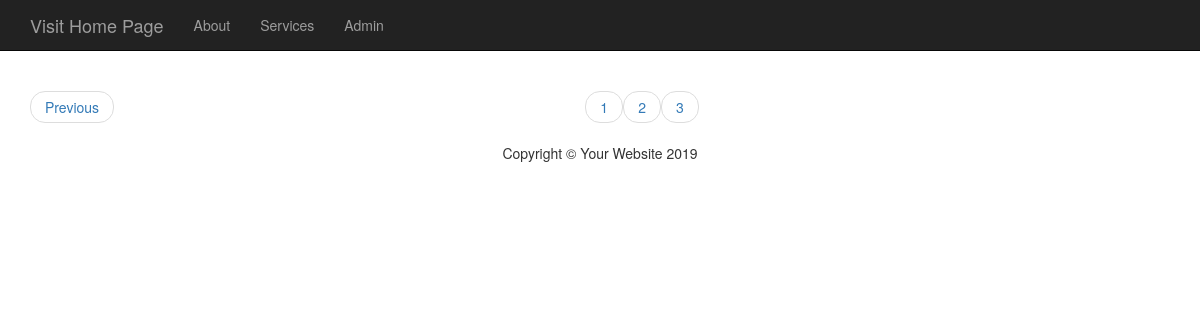
The app's page /index.php?page=4, older data.
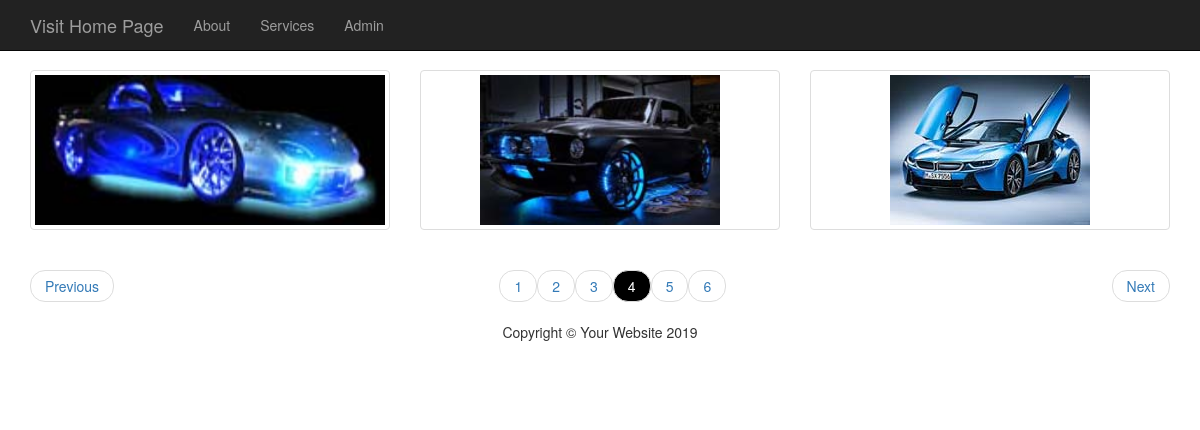
The same page, newer data.
### tables this page shows
CREATE TABLE IF NOT EXISTS `photos` (
  `id` int(255) NOT NULL AUTO_INCREMENT,
  `title` varchar(255) NOT NULL,
  `description` text NOT NULL,
  `filename` varchar(255) NOT NULL,
  `caption` varchar(255) NOT NULL,
  `alternate_text` varchar(255) NOT NULL,
  `type` varchar(255) NOT NULL,
  `size` int(255) NOT NULL,
  PRIMARY KEY (`id`)
);

### admin/includes/database.php (called while the page is built, shortened)
<?php
class Database{
	public $connection;
	public function open_db_connection(){
		$this->connection = new mysqli(DB_HOST,DB_USER,DB_PASS,DB_NAME);
	}
	public function query($sql){
		$result = $this->connection->query($sql);
		return $result;
	}
}
$database = new Database();
?>

### admin/includes/db_object.php (called while the page is built, shortened)
<?php
class Db_object{
	public static function find_by_query($sql){
	    global $database;
		$result_set = $database->query($sql);
	    $object_array = array();
	    while($fh_row = mysqli_fetch_assoc($result_set)){
	        $object_array[]= static::instantiation($fh_row);
	    }
	    return $object_array;
	}
	public static function instantiation($the_record){
	   $thisObject = new $calling_class;
	    foreach($the_record as $the_attribute=>$value){
	        if($thisObject->has_the_attr($the_attribute)){
	                $thisObject->$the_attribute = $value;
	        }
	    }
	    return $thisObject;
	}
	private function has_the_attr($the_attribute){
	    $object_vars = get_object_vars($this);
	    return array_key_exists($the_attribute, $object_vars);
	}
     public static function count_all(){
         global $database;
         $sql="SELECT COUNT(*) FROM ".static::$db_table;
         $result_set = $database->query($sql);
         $row = mysqli_fetch_array($result_set);
         return array_shift($row);
     }
}
?>

### admin/includes/paginate.php (called while the page is built)
<?php
class Paginate{
	public $current_page;
	public $items_per_page;
	public $items_total_count;
	public function __construct($page = 1,$items_per_page = 4,$items_total_count = 0){
		$this->current_page = (int)$page;
		$this->items_per_page = (int)$items_per_page;
		$this->items_total_count = (int)$items_total_count;
	}
	public function next(){
		return $this->current_page +1;
	}
	public function previous(){
		return $this->current_page -1;
	}
	public function page_total(){
		return ceil($this->items_total_count / $this->items_per_page);
	}
	public function has_previous(){
		return ($this->previous() >= 1) ? true : false;
	}
	public function has_next(){
		return ($this->next() <= $this->page_total()) ? true : false;
	}
	public function offset(){
		return ($this->current_page -1 ) * $this->items_per_page;
	}
}
?>

### admin/includes/photo.php (called while the page is built, shortened)
<?php
class Photo extends Db_object{
	public $filename;
	public $upload_dir = "images";
	public function picture_path(){
		return $this->upload_dir.DS.$this->filename;
	}
}
?>

### index.php (the view, shortened to what this page needs)
<?php include("includes/header.php"); ?>
<?php
$page = !empty($_GET["page"]) ? (int)$_GET["page"] : 1;
$items_per_page = 3;
$item_counts = Photo::count_all();
$paginate = new Paginate($page,$items_per_page,$item_counts);
$sql = "SELECT * FROM `photos` LIMIT {$paginate->items_per_page} OFFSET {$paginate->offset()}";
$photos = Photo::find_by_query($sql);
?>
        <div class="row">
            <div class="col-md-12">
				<div class="row thumbnails">
				<?php foreach($photos as $photo){ ?>
						<div class="col-xs-6 col-md-4">
							<a class="thumbnail" href="photo.php?id=<?php echo $photo->id; ?>">
								<img src="admin/<?php echo $photo->picture_path(); ?>" alt="<?php echo $photo->title; ?>" class="img-responsive front_homepage_photo" />
							</a>
						</div>
				<?php } ?>
         </div>
            </div>
        </div>
<div class="row">
	<div class="col-lg-12">
		<ul class="pager">
			<?php
				if($paginate->page_total()>1){
					if($paginate->has_previous()){
						echo "<li class='previous'><a href='".basename($_SERVER["PHP_SELF"])."?page=".$paginate->previous()."'>Previous</a></li>";
					}
					for($i = 1; $i<=$paginate->page_total();$i++){
						if($i==$paginate->current_page){
							echo "<li class='active'><a href='".basename($_SERVER["PHP_SELF"])."?page=".$i."' >".$i."</a></li>";
						}else{
							echo "<li><a href='".basename($_SERVER["PHP_SELF"])."?page=".$i."'>".$i."</a></li>";
						}
					}
					if($paginate->has_next()){
						echo "<li class='next'><a href='".basename($_SERVER["PHP_SELF"])."?page=".$paginate->next()."'>Next</a></li>";
					}
				}
			?>
		</ul>
	</div>
<div>
        <?php include("includes/footer.php"); ?>

Row changes from the older to the newer data that the page shows:
added photos: filename (picture)
added photos: filename (picture)
added photos: filename (picture)
Text that changed along with them:
new list line: "4"
new list line: "5"
new list line: "6"
text now shown: "Next"
